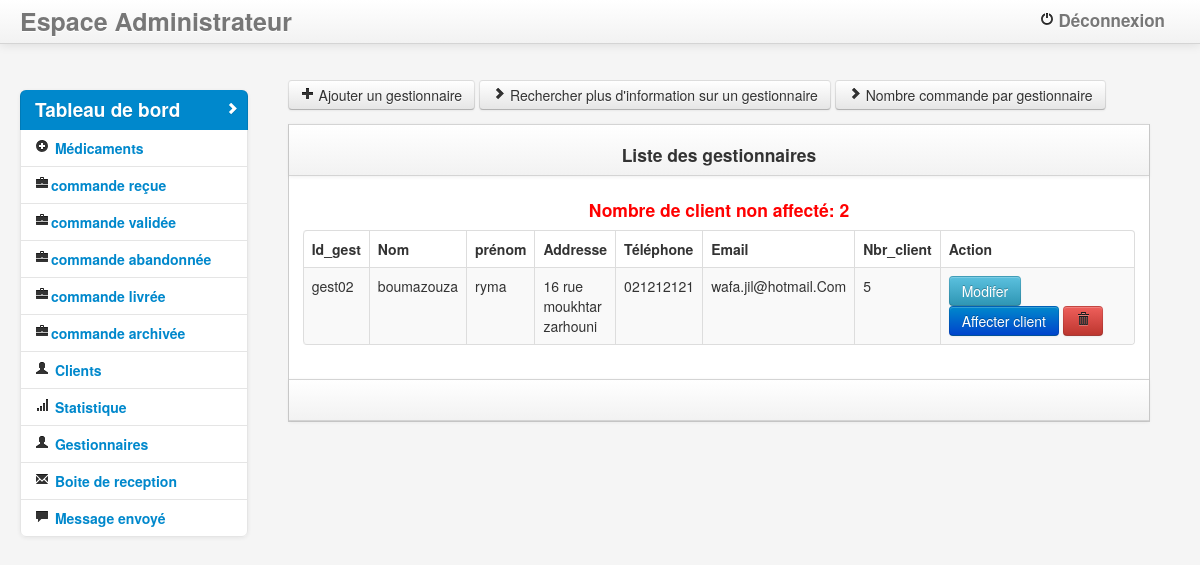
Page /admin/gestt.php (signed in) on the committed database.
### tables this page shows
CREATE TABLE IF NOT EXISTS `gestionnaire` (
  `prenom` varchar(255) NOT NULL,
  `nom` varchar(255) NOT NULL,
  `sexe` varchar(255) NOT NULL,
  `date` date NOT NULL,
  `addresse` varchar(255) NOT NULL,
  `code_postal` varchar(255) NOT NULL,
  `ville` varchar(255) NOT NULL,
  `wilaya` varchar(255) NOT NULL,
  `telephone` varchar(255) NOT NULL,
  `mail` varchar(255) NOT NULL,
  `nbr_client` int(11) NOT NULL,
  `i` int(11) NOT NULL AUTO_INCREMENT,
  `id` varchar(255) NOT NULL,
  PRIMARY KEY (`i`)
);

### admin/gestt.php (the view, shortened to what this page needs)
<?php session_start();
if(isset($_SESSION['id_gest']))
{
include('../inc/config.php');
?>
<!DOCTYPE html>
   <?php
                           $reqcli=$db->query("select * from client where gest= '' ");
$cpt=$reqcli->num_rows;
                                        ?>
<html>
    <head>
     <?php  include('nav.php');     ?>
                <div class="span9" id="content">
                    <br>
                     <a href="ajouter-gest.php" class="btn"><i class="icon-plus"></i> Ajouter un gestionnaire</a>
                  <a href="searchgest.php" class="btn">
                                                    <i class="icon-chevron-right"></i> Rechercher plus d'information sur un gestionnaire</a>
                     <a href="detailgest.php" class="btn">
                                                    <i class="icon-chevron-right"></i> Nombre commande par gestionnaire</a>
					<div class="row-fluid">
                        <div class="block">
                            <div class="navbar navbar-inner block-header">
                               <div style="text-align:center;"class="center"><h4>Liste des gestionnaires</h4></div>
                            </div>
                            <div class="block-content collapse in">
                             <h4 align="center" style="color:red;">Nombre de client non affecté: <?php echo $cpt;?></h4>
                            	    <table class="table table-bordered table-striped table-hover">
                                        <thead>
                                            <tr>
                                                <th >Id_gest</th>
                                                   <th>Nom </th>
                                                <th  >prénom</th>
                                                  <th >Addresse</th>
                                                <th >Téléphone</th>
                                                 <th  >Email</th>
                                                 <th>Nbr_client</th>
                                                <th width='250px'>Action</th>
                                            </tr>
                                        </thead>
                                        <tbody>
                                            <?php
                                            $r="SELECT* from gestionnaire";
											$query = $db->query($r);
											while ($data = mysqli_fetch_array($query)) {
											?>
												<tr>
													<td><?php echo $data['id'];?></td>
													<td><?php echo $data['nom']; ?></td>
                                                    <td><?php echo $data['prenom']; ?></td>
                                                      <td><?php echo $data['addresse']; ?></td>
                                                      <td><?php echo $data['telephone']; ?></td>
                                                      <td><?php echo $data['mail']; ?></td>
                                                    <td><?php echo $data['nbr_client']; ?></td>
<td><a href="edit-gest.php?id=<?php echo $data['id']; ?>" class="btn btn-info btn-sm"> Modifer</a>
  <button  onclick="a(<?php echo $cpt; ?>,<?php echo $data['i'];?>)" id="mod" type="button" class="btn btn-primary btn-sm" data-toggle="modal" data-target="#modaledit">Affecter client</button>
    <a href="delete-gest.php?id=<?php echo $data['id']; ?>" ><i class="btn btn-danger btn-sm" ><i class="icon-trash"></i></a></td>
												</tr>
											<?php
											}
											?>
                                        </tbody>
                                    </table>
                            </div>
                            <div class="navbar navbar-inner block-header">
                            </div>
                        </div>
                    </div>
                </div>
            </div>
                                    <body>
                                        </body>
        </div>
    </body>
</html>
<?php }else{header ('Location:../index.php');} ?>

### admin/assets/styles.css (style rules this page uses)
body { padding-top: 60px; padding-bottom: 40px; background-color: #f5f5f5; }
#content { margin-left:0px; }
.block { border: 1px solid #ccc; background: white; margin: 1em 0em; border-top: none; }
.block-content { margin: 1em; min-height: .25em; }
.block-header { margin-bottom: 0px; border-right: none; border-left: none; -webkit-border-radius: 0px; -moz-border-radius: 0px; border-radius: 0px; }
.block-header div { padding-top: 10px; }

### rows in the picture
gestionnaire: id "gest02", nom "boumazouza", prenom "ryma", addresse "16 rue moukhtar zarhouni", telephone "021212121", mail "wafa.jil@hotmail.Com", nbr_client "5"

### other values in the picture
$cpt "2"
